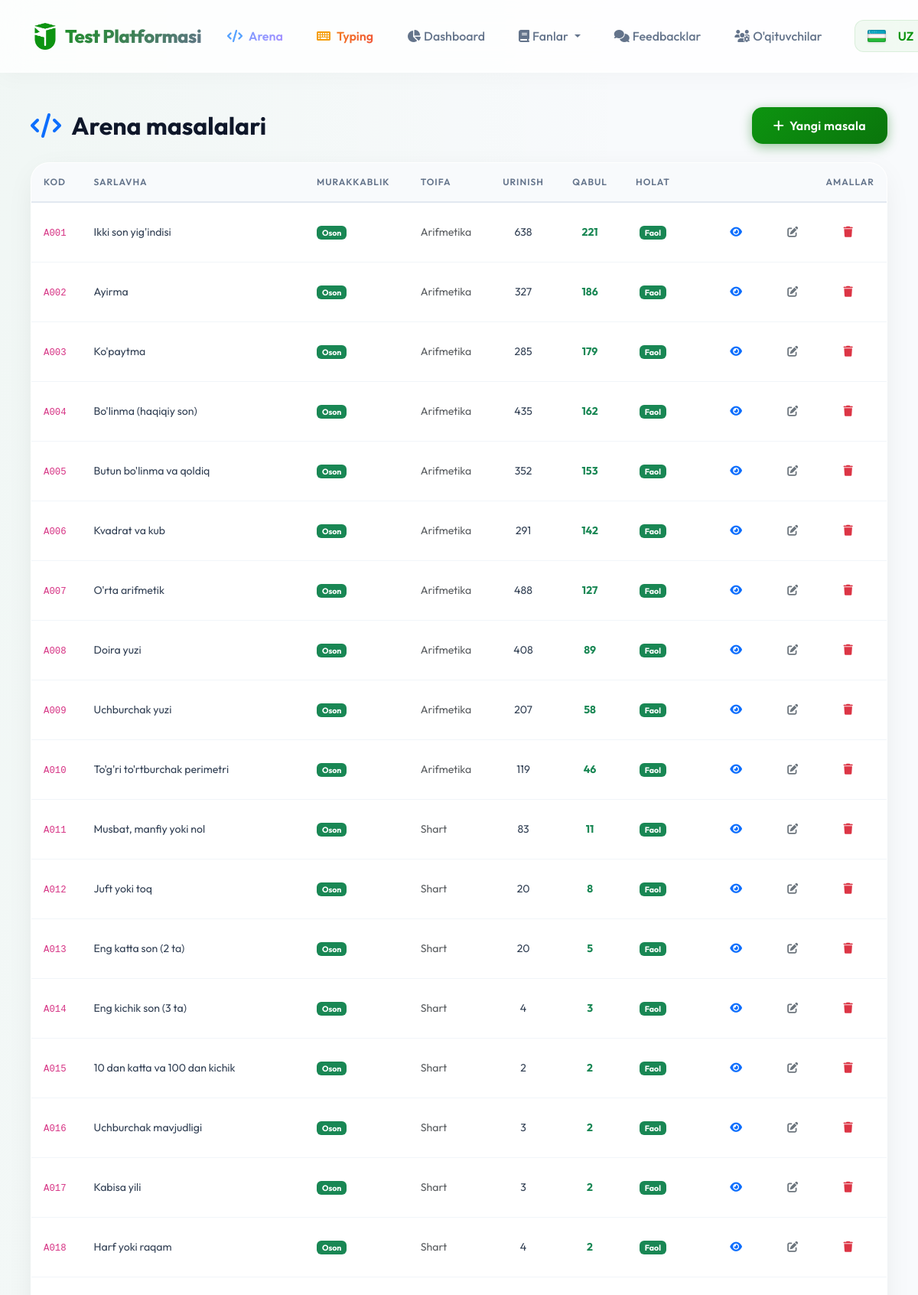
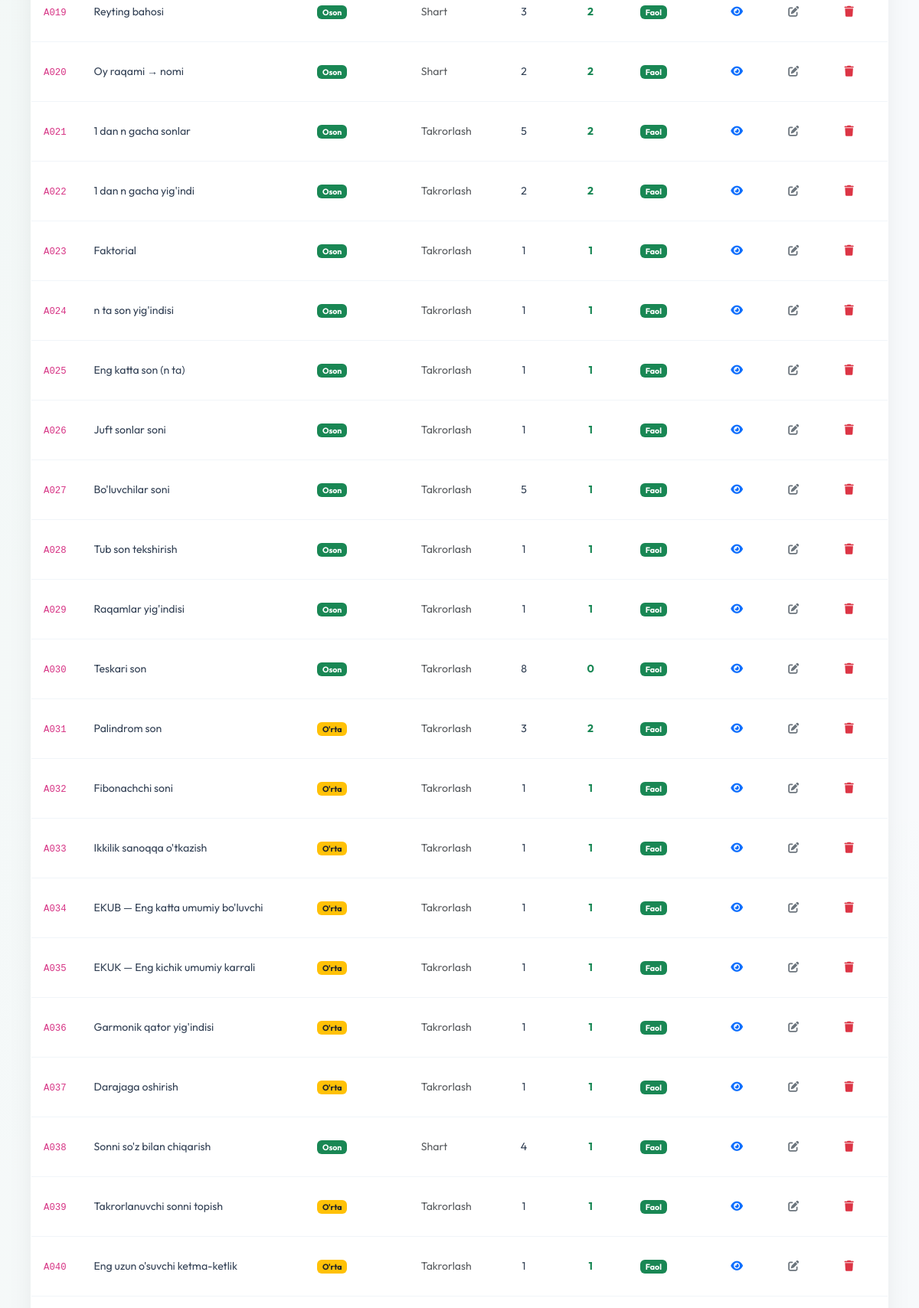
/arena/sadmin/problems (signed in, upper part), run on the app's committed database (2 pictures, top to bottom).
### models.py (models this page shows)
class ArenaProblem(db.Model):
    __tablename__ = 'arena_problems'
    id = db.Column(db.Integer, primary_key=True)
    code = db.Column(db.String(10), unique=True, nullable=False)  # A001, M005
    title = db.Column(db.String(200), nullable=False)
    description = db.Column(db.Text, nullable=False)
    input_format = db.Column(db.Text, default='')
    output_format = db.Column(db.Text, default='')
    constraints = db.Column(db.Text, default='')
    examples = db.Column(db.Text, default='[]')  # JSON: [{input, output, explanation}]
    hidden_tests = db.Column(db.Text, default='[]')  # JSON: [{input, output}] — foydalanuvchiga ko'rsatilmaydi
    difficulty = db.Column(db.String(10), default='easy')   # easy / medium / hard
    category = db.Column(db.String(50), default='general')
    correct_answer = db.Column(db.Text, default='')          # for auto-grading
    time_limit = db.Column(db.Float, default=1.0)            # seconds (display)
    memory_limit = db.Column(db.Integer, default=256)        # MB (display)
    is_active = db.Column(db.Boolean, default=True)
    created_at = db.Column(db.DateTime, default=tashkent_now)
    accepted_count = db.Column(db.Integer, default=0)
    submission_count = db.Column(db.Integer, default=0)
    submissions = db.relationship('ArenaSubmission', backref='problem', lazy='dynamic')
    __table_args__ = (
        db.Index('ix_arena_problem_difficulty', 'difficulty'),
        db.Index('ix_arena_problem_category', 'category'),
        db.Index('ix_arena_problem_active', 'is_active'),
    )

### routes/arena.py (the view)
@arena_bp.route('/sadmin/problems')
@super_admin_required
def admin_problems():
    problems = (ArenaProblem.query
                .order_by(ArenaProblem.code).all())
    return render_template('admin_arena_problems.html', problems=problems)

### routes/arena.py (called while the page is built)
def _current_user():
    uid = session.get('arena_user_id')
    if not uid:
        return None
    return ArenaUser.query.get(uid)

def super_admin_required(f):
    @wraps(f)
    def decorated(*args, **kwargs):
        if not session.get('admin_id') or session.get('admin_user') != 'asilbek':
            abort(403)
        return f(*args, **kwargs)
    return decorated

def _is_arena_admin():
    u = _current_user()
    return u is not None and u.username.lower() == ARENA_ADMIN_USERNAME

@arena_bp.context_processor
def _inject():
    u = _current_user()
    if u:
        u.last_seen = tashkent_now()
        try:
            db.session.commit()
        except Exception:
            db.session.rollback()
    return dict(arena_user=u, is_arena_admin=_is_arena_admin())

### templates/admin_arena_problems.html (shortened to what this page needs)
{% extends "base.html" %}
{% block content %}
<div class="main-container">
  <div class="d-flex align-items-center justify-content-between mb-4 flex-wrap gap-2">
    <h2 class="fw-bold mb-0"><i class="fas fa-code me-2 text-primary"></i> Arena masalalari</h2>
    <a href="{{ url_for('arena.admin_problem_new') }}" class="btn btn-primary">
      <i class="fas fa-plus me-1"></i> Yangi masala
    </a>
  </div>
  <div class="card">
    <div class="card-body p-0">
      <table class="table table-hover mb-0" style="font-size:.88rem;">
        <thead class="table-light">
          <tr>
            <th>Kod</th>
            <th>Sarlavha</th>
            <th>Murakkablik</th>
            <th>Toifa</th>
            <th class="text-center">Urinish</th>
            <th class="text-center">Qabul</th>
            <th class="text-center">Holat</th>
            <th class="text-end">Amallar</th>
          </tr>
        </thead>
        <tbody>
        {% for p in problems %}
        <tr>
          <td><code>{{ p.code }}</code></td>
          <td>{{ p.title }}</td>
          <td>
            <span class="badge {% if p.difficulty=='easy' %}bg-success{% elif p.difficulty=='medium' %}bg-warning text-dark{% else %}bg-danger{% endif %}">
              {% if p.difficulty=='easy' %}Oson{% elif p.difficulty=='medium' %}O'rta{% else %}Qiyin{% endif %}
            </span>
          </td>
          <td class="text-muted">{{ p.category or '—' }}</td>
          <td class="text-center">{{ p.submission_count }}</td>
          <td class="text-center text-success fw-bold">{{ p.accepted_count }}</td>
          <td class="text-center">
            {% if p.is_active %}
            <span class="badge bg-success">Faol</span>
            {% else %}
            <span class="badge bg-secondary">Yashirin</span>
            {% endif %}
          </td>
          <td class="text-end">
            <a href="{{ url_for('arena.problem_detail', pid=p.id) }}" class="btn btn-sm btn-outline-primary" target="_blank">
              <i class="fas fa-eye"></i>
            </a>
            <a href="{{ url_for('arena.admin_problem_edit', pid=p.id) }}" class="btn btn-sm btn-outline-secondary">
              <i class="fas fa-edit"></i>
            </a>
            <form method="POST" action="{{ url_for('arena.admin_problem_delete', pid=p.id) }}"
                  class="d-inline" onsubmit="return confirm('O\'chirishni tasdiqlaysizmi?')">
              <button type="submit" class="btn btn-sm btn-outline-danger">
                <i class="fas fa-trash"></i>
              </button>
            </form>
          </td>
        </tr>
        {% else %}
        <tr><td colspan="8" class="text-center py-5 text-muted">
          <i class="fas fa-code fa-2x d-block mb-2 opacity-25"></i>
          Masalalar yo'q. Birinchi masalani qo'shing!
        </td></tr>
        {% endfor %}
        </tbody>
      </table>
    </div>
  </div>
</div>
{% endblock %}

### templates/base.html (style rules this page uses)
:root { --primary: #0d9410; --primary-dark: #0a750c; --secondary: #64748b; --success: #10b981; --danger: #ef4444; --warning: #f59e0b; --dark: #0f172a; --light: #f8fafc; --glass: rgba(255, 255, 255, 0.9); --glass-border: rgba(255, 255, 255, 0.2); --shadow: 0 10px 40px -10px rgba(0, 0, 0, 0.1); }
body { font-family: 'Outfit', sans-serif; background: #f8fafc; background-image: radial-gradient(at 0% 0%, rgba(13, 148, 16, 0.03) 0px, transparent 50%), radial-gradient(at 100% 100%, rgba(13, 148, 16, 0.03) 0px, transparent 50%); background-attachment: fixed; min-height: 100vh; color: var(--dark); }
.main-container { max-width: 1200px; margin: 0 auto; padding: 20px; }
.card { background: var(--glass); backdrop-filter: blur(12px); -webkit-backdrop-filter: blur(12px); border: 1px solid rgba(255, 255, 255, 0.5); border-radius: 24px; box-shadow: var(--shadow); transition: transform 0.3s cubic-bezier(0.4, 0, 0.2, 1), box-shadow 0.3s ease; overflow: hidden; }
.btn { border-radius: 14px; padding: 12px 28px; font-weight: 600; letter-spacing: 0.3px; transition: all 0.3s cubic-bezier(0.4, 0, 0.2, 1); border: none; position: relative; overflow: hidden; }
.btn-primary { background: linear-gradient(135deg, var(--primary), var(--primary-dark)); box-shadow: 0 4px 15px rgba(10, 117, 12, 0.4); }
.table { background: white; margin-bottom: 0; }
.table thead th { background: #f8fafc; color: #64748b; font-weight: 600; text-transform: uppercase; font-size: 0.75rem; letter-spacing: 1px; padding: 16px; border-bottom: 2px solid #e2e8f0; }
.table tbody td { padding: 16px; vertical-align: middle; border-bottom: 1px solid #f1f5f9; color: #334155; }

### data on the page
ArenaProblem: code "A001", title "Ikki son yig'indisi", difficulty "Oson", category "Arifmetika", submission_count "638", accepted_count "221", is_active "Faol"
ArenaProblem: code "A002", title "Ayirma", difficulty "Oson", category "Arifmetika", submission_count "327", accepted_count "186", is_active "Faol"
ArenaProblem: code "A003", title "Ko'paytma", difficulty "Oson", category "Arifmetika", submission_count "285", accepted_count "179", is_active "Faol"
ArenaProblem: code "A004", title "Bo'linma (haqiqiy son)", difficulty "Oson", category "Arifmetika", submission_count "435", accepted_count "162", is_active "Faol"
ArenaProblem: code "A005", title "Butun bo'linma va qoldiq", difficulty "Oson", category "Arifmetika", submission_count "352", accepted_count "153", is_active "Faol"
ArenaProblem: code "A006", title "Kvadrat va kub", difficulty "Oson", category "Arifmetika", submission_count "291", accepted_count "142", is_active "Faol"
ArenaProblem: code "A007", title "O'rta arifmetik", difficulty "Oson", category "Arifmetika", submission_count "488", accepted_count "127", is_active "Faol"
ArenaProblem: code "A008", title "Doira yuzi", difficulty "Oson", category "Arifmetika", submission_count "408", accepted_count "89", is_active "Faol"
ArenaProblem: code "A009", title "Uchburchak yuzi", difficulty "Oson", category "Arifmetika", submission_count "207", accepted_count "58", is_active "Faol"
ArenaProblem: code "A010", title "To'g'ri to'rtburchak perimetri", difficulty "Oson", category "Arifmetika", submission_count "119", accepted_count "46", is_active "Faol"
ArenaProblem: code "A011", title "Musbat, manfiy yoki nol", difficulty "Oson", category "Shart", submission_count "83", accepted_count "11", is_active "Faol"
ArenaProblem: code "A012", title "Juft yoki toq", difficulty "Oson", category "Shart", submission_count "20", accepted_count "8", is_active "Faol"
ArenaProblem: code "A013", title "Eng katta son (2 ta)", difficulty "Oson", category "Shart", submission_count "20", accepted_count "5", is_active "Faol"
ArenaProblem: code "A014", title "Eng kichik son (3 ta)", difficulty "Oson", category "Shart", submission_count "4", accepted_count "3", is_active "Faol"
ArenaProblem: code "A015", title "10 dan katta va 100 dan kichik", difficulty "Oson", category "Shart", submission_count "2", accepted_count "2", is_active "Faol"
ArenaProblem: code "A016", title "Uchburchak mavjudligi", difficulty "Oson", category "Shart", submission_count "3", accepted_count "2", is_active "Faol"
ArenaProblem: code "A017", title "Kabisa yili", difficulty "Oson", category "Shart", submission_count "3", accepted_count "2", is_active "Faol"
ArenaProblem: code "A018", title "Harf yoki raqam", difficulty "Oson", category "Shart", submission_count "4", accepted_count "2", is_active "Faol"
ArenaProblem: code "A019", title "Reyting bahosi", difficulty "Oson", category "Shart", submission_count "3", accepted_count "2", is_active "Faol"
ArenaProblem: code "A020", title "Oy raqami → nomi", difficulty "Oson", category "Shart", submission_count "2", accepted_count "2", is_active "Faol"
ArenaProblem: code "A021", title "1 dan n gacha sonlar", difficulty "Oson", category "Takrorlash", submission_count "5", accepted_count "2", is_active "Faol"
ArenaProblem: code "A022", title "1 dan n gacha yig'indi", difficulty "Oson", category "Takrorlash", submission_count "2", accepted_count "2", is_active "Faol"
ArenaProblem: code "A023", title "Faktorial", difficulty "Oson", category "Takrorlash", submission_count "1", accepted_count "1", is_active "Faol"
ArenaProblem: code "A024", title "n ta son yig'indisi", difficulty "Oson", category "Takrorlash", submission_count "1", accepted_count "1", is_active "Faol"
ArenaProblem: code "A025", title "Eng katta son (n ta)", difficulty "Oson", category "Takrorlash", submission_count "1", accepted_count "1", is_active "Faol"
ArenaProblem: code "A026", title "Juft sonlar soni", difficulty "Oson", category "Takrorlash", submission_count "1", accepted_count "1", is_active "Faol"
ArenaProblem: code "A027", title "Bo'luvchilar soni", difficulty "Oson", category "Takrorlash", submission_count "5", accepted_count "1", is_active "Faol"
ArenaProblem: code "A028", title "Tub son tekshirish", difficulty "Oson", category "Takrorlash", submission_count "1", accepted_count "1", is_active "Faol"
ArenaProblem: code "A029", title "Raqamlar yig'indisi", difficulty "Oson", category "Takrorlash", submission_count "1", accepted_count "1", is_active "Faol"
ArenaProblem: code "A030", title "Teskari son", difficulty "Oson", category "Takrorlash", submission_count "8", accepted_count "0", is_active "Faol"
ArenaProblem: code "A031", title "Palindrom son", difficulty "O'rta", category "Takrorlash", submission_count "3", accepted_count "2", is_active "Faol"
ArenaProblem: code "A032", title "Fibonachchi soni", difficulty "O'rta", category "Takrorlash", submission_count "1", accepted_count "1", is_active "Faol"
ArenaProblem: code "A033", title "Ikkilik sanoqqa o'tkazish", difficulty "O'rta", category "Takrorlash", submission_count "1", accepted_count "1", is_active "Faol"
ArenaProblem: code "A034", title "EKUB — Eng katta umumiy bo'luvchi", difficulty "O'rta", category "Takrorlash", submission_count "1", accepted_count "1", is_active "Faol"
ArenaProblem: code "A035", title "EKUK — Eng kichik umumiy karrali", difficulty "O'rta", category "Takrorlash", submission_count "1", accepted_count "1", is_active "Faol"
ArenaProblem: code "A036", title "Garmonik qator yig'indisi", difficulty "O'rta", category "Takrorlash", submission_count "1", accepted_count "1", is_active "Faol"
ArenaProblem: code "A037", title "Darajaga oshirish", difficulty "O'rta", category "Takrorlash", submission_count "1", accepted_count "1", is_active "Faol"
ArenaProblem: code "A038", title "Sonni so'z bilan chiqarish", difficulty "Oson", category "Shart", submission_count "4", accepted_count "1", is_active "Faol"
ArenaProblem: code "A039", title "Takrorlanuvchi sonni topish", difficulty "O'rta", category "Takrorlash", submission_count "1", accepted_count "1", is_active "Faol"
ArenaProblem: code "A040", title "Eng uzun o'suvchi ketma-ketlik", difficulty "O'rta", category "Takrorlash", submission_count "1", accepted_count "1", is_active "Faol"
